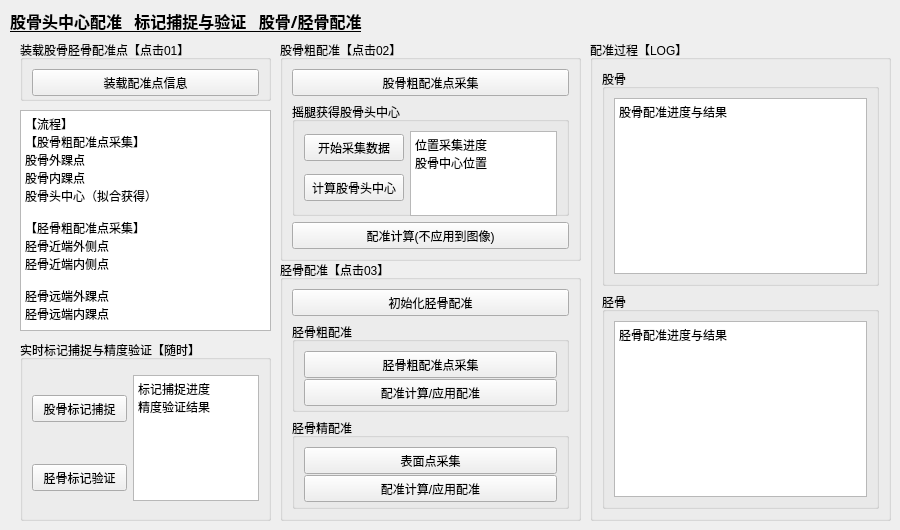
      <widget class="QWidget" name="tab_13">
       <attribute name="title">
        <string>术中注册02</string>
       </attribute>
       <widget class="QGroupBox" name="groupBox_39">
        <property name="geometry">
         <rect>
          <x>20</x>
          <y>340</y>
          <width>251</width>
          <height>181</height>
         </rect>
        </property>
        <property name="title">
         <string>实时标记捕捉与精度验证【随时】</string>
        </property>
        <layout class="QGridLayout" name="gridLayout_4">
         <item row="0" column="1" rowspan="2">
          <widget class="QTextBrowser" name="textBrowser_CheckProbeTime">
           <property name="minimumSize">
            <size>
             <width>0</width>
             <height>120</height>
            </size>
           </property>
           <property name="html">
            <string>&lt;!DOCTYPE HTML PUBLIC &quot;-//W3C//DTD HTML 4.0//EN&quot; &quot;http://www.w3.org/TR/REC-html40/strict.dtd&quot;&gt;
&lt;html&gt;&lt;head&gt;&lt;meta name=&quot;qrichtext&quot; content=&quot;1&quot; /&gt;&lt;style type=&quot;text/css&quot;&gt;
p, li { white-space: pre-wrap; }
&lt;/style&gt;&lt;/head&gt;&lt;body style=&quot; font-family:'SimSun'; font-size:9pt; font-weight:400; font-style:normal;&quot;&gt;
&lt;p style=&quot; margin-top:0px; margin-bottom:0px; margin-left:0px; margin-right:0px; -qt-block-indent:0; text-indent:0px;&quot;&gt;标记捕捉进度&lt;/p&gt;
&lt;p style=&quot; margin-top:0px; margin-bottom:0px; margin-left:0px; margin-right:0px; -qt-block-indent:0; text-indent:0px;&quot;&gt;精度验证结果&lt;/p&gt;&lt;/body&gt;&lt;/html&gt;</string>
           </property>
          </widget>
         </item>
         <item row="1" column="0">
          <widget class="QPushButton" name="checkTibiaNodeTime_pushButton">
           <property name="minimumSize">
            <size>
             <width>95</width>
             <height>27</height>
            </size>
           </property>
           <property name="text">
            <string>胫骨标记验证</string>
           </property>
          </widget>
         </item>
         <item row="0" column="0">
          <widget class="QPushButton" name="checkFemurNodeTime_pushButton">
           <property name="minimumSize">
            <size>
             <width>95</width>
             <height>27</height>
            </size>
           </property>
           <property name="text">
            <string>股骨标记捕捉</string>
           </property>
          </widget>
         </item>
        </layout>
       </widget>
       <widget class="QGroupBox" name="groupBox_46">
        <property name="geometry">
         <rect>
          <x>590</x>
          <y>40</y>
          <width>301</width>
          <height>481</height>
         </rect>
        </property>
        <property name="title">
         <string>配准过程【LOG】</string>
        </property>
        <layout class="QVBoxLayout" name="verticalLayout_23">
         <item>
          <widget class="QGroupBox" name="groupBox_47">
           <property name="title">
            <string>股骨</string>
           </property>
           <layout class="QHBoxLayout" name="horizontalLayout_11">
            <item>
             <widget class="QTextBrowser" name="textBrowser_FemurRes">
              <property name="html">
               <string>&lt;!DOCTYPE HTML PUBLIC &quot;-//W3C//DTD HTML 4.0//EN&quot; &quot;http://www.w3.org/TR/REC-html40/strict.dtd&quot;&gt;
&lt;html&gt;&lt;head&gt;&lt;meta name=&quot;qrichtext&quot; content=&quot;1&quot; /&gt;&lt;style type=&quot;text/css&quot;&gt;
p, li { white-space: pre-wrap; }
&lt;/style&gt;&lt;/head&gt;&lt;body style=&quot; font-family:'SimSun'; font-size:9pt; font-weight:400; font-style:normal;&quot;&gt;
&lt;p style=&quot; margin-top:0px; margin-bottom:0px; margin-left:0px; margin-right:0px; -qt-block-indent:0; text-indent:0px;&quot;&gt;股骨配准进度与结果&lt;/p&gt;&lt;/body&gt;&lt;/html&gt;</string>
              </property>
             </widget>
            </item>
           </layout>
          </widget>
         </item>
         <item>
          <widget class="QGroupBox" name="groupBox_48">
           <property name="title">
            <string>胫骨</string>
           </property>
           <layout class="QHBoxLayout" name="horizontalLayout_12">
            <item>
             <widget class="QTextBrowser" name="textBrowser_TibieRes">
              <property name="html">
               <string>&lt;!DOCTYPE HTML PUBLIC &quot;-//W3C//DTD HTML 4.0//EN&quot; &quot;http://www.w3.org/TR/REC-html40/strict.dtd&quot;&gt;
&lt;html&gt;&lt;head&gt;&lt;meta name=&quot;qrichtext&quot; content=&quot;1&quot; /&gt;&lt;style type=&quot;text/css&quot;&gt;
p, li { white-space: pre-wrap; }
&lt;/style&gt;&lt;/head&gt;&lt;body style=&quot; font-family:'SimSun'; font-size:9pt; font-weight:400; font-style:normal;&quot;&gt;
&lt;p style=&quot; margin-top:0px; margin-bottom:0px; margin-left:0px; margin-right:0px; -qt-block-indent:0; text-indent:0px;&quot;&gt;胫骨配准进度与结果&lt;/p&gt;&lt;/body&gt;&lt;/html&gt;</string>
              </property>
             </widget>
            </item>
           </layout>
          </widget>
         </item>
        </layout>
       </widget>
       <widget class="QLabel" name="label_16">
        <property name="geometry">
         <rect>
          <x>10</x>
          <y>0</y>
          <width>361</width>
          <height>41</height>
         </rect>
        </property>
        <property name="font">
         <font>
          <family>微软雅黑</family>
          <pointsize>12</pointsize>
          <weight>75</weight>
          <bold>true</bold>
          <underline>true</underline>
         </font>
        </property>
        <property name="text">
         <string>股骨头中心配准   标记捕捉与验证   股骨/胫骨配准</string>
        </property>
       </widget>
       <widget class="QTextBrowser" name="textBrowser">
        <property name="geometry">
         <rect>
          <x>20</x>
          <y>110</y>
          <width>251</width>
          <height>221</height>
         </rect>
        </property>
        <property name="html">
         <string>&lt;!DOCTYPE HTML PUBLIC &quot;-//W3C//DTD HTML 4.0//EN&quot; &quot;http://www.w3.org/TR/REC-html40/strict.dtd&quot;&gt;
&lt;html&gt;&lt;head&gt;&lt;meta name=&quot;qrichtext&quot; content=&quot;1&quot; /&gt;&lt;style type=&quot;text/css&quot;&gt;
p, li { white-space: pre-wrap; }
&lt;/style&gt;&lt;/head&gt;&lt;body style=&quot; font-family:'SimSun'; font-size:9pt; font-weight:400; font-style:normal;&quot;&gt;
&lt;p style=&quot; margin-top:0px; margin-bottom:0px; margin-left:0px; margin-right:0px; -qt-block-indent:0; text-indent:0px;&quot;&gt;【流程】&lt;/p&gt;
&lt;p style=&quot; margin-top:0px; margin-bottom:0px; margin-left:0px; margin-right:0px; -qt-block-indent:0; text-indent:0px;&quot;&gt;【股骨粗配准点采集】&lt;/p&gt;
&lt;p style=&quot; margin-top:0px; margin-bottom:0px; margin-left:0px; margin-right:0px; -qt-block-indent:0; text-indent:0px;&quot;&gt;股骨外踝点&lt;/p&gt;
&lt;p style=&quot; margin-top:0px; margin-bottom:0px; margin-left:0px; margin-right:0px; -qt-block-indent:0; text-indent:0px;&quot;&gt;股骨内踝点 &lt;/p&gt;
&lt;p style=&quot; margin-top:0px; margin-bottom:0px; margin-left:0px; margin-right:0px; -qt-block-indent:0; text-indent:0px;&quot;&gt;股骨头中心（拟合获得）&lt;/p&gt;
&lt;p style=&quot;-qt-paragraph-type:empty; margin-top:0px; margin-bottom:0px; margin-left:0px; margin-right:0px; -qt-block-indent:0; text-indent:0px;&quot;&gt;&lt;br /&gt;&lt;/p&gt;
&lt;p style=&quot; margin-top:0px; margin-bottom:0px; margin-left:0px; margin-right:0px; -qt-block-indent:0; text-indent:0px;&quot;&gt;【胫骨粗配准点采集】&lt;/p&gt;
&lt;p style=&quot; margin-top:0px; margin-bottom:0px; margin-left:0px; margin-right:0px; -qt-block-indent:0; text-indent:0px;&quot;&gt;胫骨近端外侧点 &lt;/p&gt;
&lt;p style=&quot; margin-top:0px; margin-bottom:0px; margin-left:0px; margin-right:0px; -qt-block-indent:0; text-indent:0px;&quot;&gt;胫骨近端内侧点 &lt;/p&gt;
&lt;p style=&quot;-qt-paragraph-type:empty; margin-top:0px; margin-bottom:0px; margin-left:0px; margin-right:0px; -qt-block-indent:0; text-indent:0px;&quot;&gt;&lt;br /&gt;&lt;/p&gt;
&lt;p style=&quot; margin-top:0px; margin-bottom:0px; margin-left:0px; margin-right:0px; -qt-block-indent:0; text-indent:0px;&quot;&gt;胫骨远端外踝点 &lt;/p&gt;
&lt;p style=&quot; margin-top:0px; margin-bottom:0px; margin-left:0px; margin-right:0px; -qt-block-indent:0; text-indent:0px;&quot;&gt;胫骨远端内踝点&lt;/p&gt;&lt;/body&gt;&lt;/html&gt;</string>
        </property>
       </widget>
       <widget class="QGroupBox" name="groupBox_12">
        <property name="geometry">
         <rect>
          <x>20</x>
          <y>40</y>
          <width>251</width>
          <height>61</height>
         </rect>
        </property>
        <property name="title">
         <string>装载股骨胫骨配准点【点击01】</string>
        </property>
        <layout class="QHBoxLayout" name="horizontalLayout_2">
         <item>
          <widget class="QPushButton" name="loadBonePoints_pushButton">
           <property name="minimumSize">
            <size>
             <width>0</width>
             <height>27</height>
            </size>
           </property>
           <property name="text">
            <string>装载配准点信息</string>
           </property>
          </widget>
         </item>
        </layout>
       </widget>
       <widget class="QGroupBox" name="groupBox_41">
        <property name="geometry">
         <rect>
          <x>280</x>
          <y>40</y>
          <width>301</width>
          <height>221</height>
         </rect>
        </property>
        <property name="title">
         <string>股骨粗配准【点击02】</string>
        </property>
        <layout class="QGridLayout" name="gridLayout_5">
         <item row="0" column="1">
          <widget class="QPushButton" name="getFemurLandmark_pushButton">
           <property name="minimumSize">
            <size>
             <width>0</width>
             <height>27</height>
            </size>
           </property>
           <property name="text">
            <string>股骨粗配准点采集</string>
           </property>
          </widget>
         </item>
         <item row="2" column="1">
          <widget class="QGroupBox" name="groupBox_3">
           <property name="title">
            <string>摇腿获得股骨头中心</string>
           </property>
           <layout class="QGridLayout" name="gridLayout_13">
            <item row="0" column="0">
             <widget class="QPushButton" name="collectBonePos_pushButton">
              <property name="minimumSize">
               <size>
                <width>100</width>
                <height>27</height>
               </size>
              </property>
              <property name="text">
               <string>开始采集数据</string>
              </property>
             </widget>
            </item>
            <item row="0" column="1" rowspan="2">
             <widget class="QTextBrowser" name="textBrowser_BoneCenter">
              <property name="minimumSize">
               <size>
                <width>0</width>
                <height>85</height>
               </size>
              </property>
              <property name="html">
               <string>&lt;!DOCTYPE HTML PUBLIC &quot;-//W3C//DTD HTML 4.0//EN&quot; &quot;http://www.w3.org/TR/REC-html40/strict.dtd&quot;&gt;
&lt;html&gt;&lt;head&gt;&lt;meta name=&quot;qrichtext&quot; content=&quot;1&quot; /&gt;&lt;style type=&quot;text/css&quot;&gt;
p, li { white-space: pre-wrap; }
&lt;/style&gt;&lt;/head&gt;&lt;body style=&quot; font-family:'SimSun'; font-size:9pt; font-weight:400; font-style:normal;&quot;&gt;
&lt;p style=&quot; margin-top:0px; margin-bottom:0px; margin-left:0px; margin-right:0px; -qt-block-indent:0; text-indent:0px;&quot;&gt;位置采集进度&lt;/p&gt;
&lt;p style=&quot; margin-top:0px; margin-bottom:0px; margin-left:0px; margin-right:0px; -qt-block-indent:0; text-indent:0px;&quot;&gt;股骨中心位置&lt;/p&gt;&lt;/body&gt;&lt;/html&gt;</string>
              </property>
             </widget>
            </item>
            <item row="1" column="0">
             <widget class="QPushButton" name="cacultateBoneCenter_pushButton">
              <property name="minimumSize">
               <size>
                <width>100</width>
                <height>27</height>
               </size>
              </property>
              <property name="text">
               <string>计算股骨头中心</string>
              </property>
             </widget>
            </item>
           </layout>
          </widget>
         </item>
         <item row="3" column="1">
          <widget class="QPushButton" name="caculateFemurLandmark_pushButton">
           <property name="minimumSize">
            <size>
             <width>0</width>
             <height>27</height>
            </size>
           </property>
           <property name="text">
            <string>配准计算(不应用到图像)</string>
           </property>
          </widget>
         </item>
        </layout>
       </widget>
       <widget class="QGroupBox" name="groupBox_19">
        <property name="geometry">
         <rect>
          <x>280</x>
          <y>260</y>
          <width>301</width>
          <height>261</height>
         </rect>
        </property>
        <property name="title">
         <string>胫骨配准【点击03】</string>
        </property>
        <layout class="QVBoxLayout" name="verticalLayout_3">
         <item>
          <widget class="QPushButton" name="pushButton_HTO_initTibia">
           <property name="minimumSize">
            <size>
             <width>0</width>
             <height>27</height>
            </size>
           </property>
           <property name="text">
            <string>初始化胫骨配准</string>
           </property>
          </widget>
         </item>
         <item>
          <widget class="QGroupBox" name="groupBox_44">
           <property name="title">
            <string>胫骨粗配准</string>
           </property>
           <layout class="QGridLayout" name="gridLayout_6">
            <item row="0" column="0" rowspan="2">
             <widget class="QPushButton" name="getTibiaLandmark_pushButton">
              <property name="minimumSize">
               <size>
                <width>0</width>
                <height>27</height>
               </size>
              </property>
              <property name="text">
               <string>胫骨粗配准点采集</string>
              </property>
             </widget>
            </item>
            <item row="2" column="0" rowspan="2">
             <widget class="QPushButton" name="caculateTibiaLandmark_pushButton">
              <property name="minimumSize">
               <size>
                <width>0</width>
                <height>27</height>
               </size>
              </property>
              <property name="text">
               <string>配准计算/应用配准</string>
              </property>
             </widget>
            </item>
           </layout>
          </widget>
         </item>
         <item>
          <widget class="QGroupBox" name="groupBox_45">
           <property name="title">
            <string>胫骨精配准</string>
           </property>
           <layout class="QGridLayout" name="gridLayout_11">
            <item row="1" column="1">
             <widget class="QPushButton" name="caculateTibiaICP_pushButton">
              <property name="minimumSize">
               <size>
                <width>0</width>
                <height>27</height>
               </size>
              </property>
              <property name="text">
               <string>配准计算/应用配准</string>
              </property>
             </widget>
            </item>
            <item row="0" column="1">
             <widget class="QPushButton" name="getTibieICP_pushButton">
              <property name="minimumSize">
               <size>
                <width>0</width>
                <height>27</height>
               </size>
              </property>
              <property name="text">
               <string>表面点采集</string>
              </property>
             </widget>
            </item>
           </layout>
          </widget>
         </item>
        </layout>
       </widget>
      </widget>
